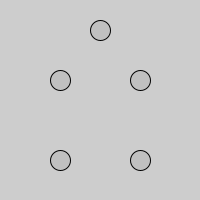
Frame 1 (no input)
Frame 60 (the mouse pressed at the canvas centre just before this capture): identical to frame 1, image omitted
Frame 120 (the mouse held since frame 60 and released just before this capture): identical to frame 1, image omitted

The Processing sketch that drew this single still picture (run headless with seeded random() and noise(); from frame 60 on, the mouse is pressed at the canvas centre):

// Processing sketch: processing_4827
// ── processing_4827.pde

/*
* a simple sketch by Cym - http://cymspace.net/
* as part of the processing lessons, September 29, 2009
* 
* connect dots in any order to create a small house
*
* five dots, each dot changes on mouseover and can be clicked
* if a dot is clicked a line starts from there to the mouseposition
* if the next dot is clicked, a line is drawn from the first dot to
* to the second dot
* the second dot becomes the first dot for the next line
*
* goal of the game is to connect the dots in in such a way that a
* little house is drawn with a cross in the middle
* you cannot draw a line again which was already drawn
* you solve the game if you finish the house with 8 lines
*
* Examples -> Topics -> Advanced Data -> ArrayListClass
* was used as an example to help with the arrays and classes
*
* Examples -> Topics -> GUI -> Button
* was used as an example to help with the buttons and mouseovers
*/

color dotColor = color(192);
color dotColorOver = color(255);
color dotColorClicked = color(255,255,0);

// arrays are used to store the dots and to store the lines
Dot[] dots = new Dot[5];
Line[] lines = new Line[8];

// 99 is just a number to indicate that no dot is selected
// it cannot be zero, because the first element in the array is zero
int selectedDot=99, startDot = 99, endDot = 99;

// the puzzle should be solved with just 8 lines
// each time a dot is clicked counts as a line
int totalLines = 0;

// if a dot is selected draw a line from that dot to the mouse position
boolean drawing;
boolean solved;

void setup() {
  size(200, 200);
  frameRate(15);
  
  drawing=false;
  solved=false;

/* create each dot, the coordinates are fix */  
  dots[0] = new Dot(60,160);
  dots[1] = new Dot(60,80);
  dots[2] = new Dot(100,30);
  dots[3] = new Dot(140,80);
  dots[4] = new Dot(140,160);

/* set the color for each dot and draw the dot */
  for(int i=0; i<5; i++) {
    dots[i].c = dotColor;
    dots[i].display(dots[i].c);
  }

/*  there are only eight lines possible
 *  each line has two possible directions
 *  the coordinates for each line are taken from the dots
 */
  lines[0] = new Line(0,1);
  lines[1] = new Line(0,3);
  lines[2] = new Line(0,4);
  lines[3] = new Line(1,2);
  lines[4] = new Line(1,3);
  lines[5] = new Line(1,4);
  lines[6] = new Line(2,3);
  lines[7] = new Line(3,4);
}

void draw() {
  background(205);
  
  /* draw the dots */
  for(int i=0; i<5; i++) {
    dots[i].display(dots[i].c);
  }

  /* draw the lines */
  for(int i=0; i<8; i++) {
    if (lines[i].visible==true) { lines[i].display(); }
  }
  
  /* draw a line on mouse movement */
  if (drawing==true) {     
    line(dots[selectedDot].x,dots[selectedDot].y,mouseX,mouseY);
  }
}

void mousePressed() {
  // do nothing on mousePress
}

void mouseReleased() {
  if(solved==false) {
    // each click counts for the answer
    // the puzzle needs to be solved with just 9 clicks
    totalLines++;
    
    // reset the last selected dot
    if(selectedDot!=99) {
      dots[selectedDot].c=dotColor;
    }
    
    /* find out which dot was selected */
    drawing=false;  
    for(int i=0; i<5; i++) {
      if((dots[i].selected()==true) && (i!=startDot)) {
        drawing=true;
        dots[i].c=dotColorClicked;
        selectedDot=i;
        break;
      }
    }
    
    if (drawing==true) {
      if(startDot==99) {
        startDot=selectedDot;
      } else if (endDot==99) {
        endDot=selectedDot;
        drawLine(startDot,endDot);
        if(totalLines==9) {
         checkResult();
        }
      }
      startDot=selectedDot;
      endDot=99;
    } else {
      startDot=99;
      endDot=99;
    }
  }
}

void mouseMoved() {
  if(solved==false) {
    for(int i=0; i<5; i++) {
      if(selectedDot==i) {
        // do not change on mouseover if the dot is the selected dot
      } else
      if(dots[i].selected()==true) {
        dots[i].c=dotColorOver;
      } else {
        dots[i].c=dotColor;
      }
    }
  }
}

/* mouseDrag is the same as mouseMove */
void mouseDragged() {
  mouseMoved();
}

class Dot {
  int x; // dot x position
  int y; // dot y position
  int s; // dot size
  color c; // dot color
  boolean selected;
  
  Dot(int localX, int localY) {
    x = localX;
    y = localY;
    s = 20;
    c = color(192);
  }
  
  void display(int dotColor) {
    fill(dotColor);
    ellipse(x,y,s,s);
  }
  
  boolean selected() {
/* this code makes a square over the circle */
/*   if (mouseX >= x-(s/2) && mouseX <= x+(s/2) && 
         mouseY >= y-(s/2) && mouseY <= y+(s/2)) {   */

/* code for circle taken from Examples -> Topics -> GUI -> Button */

    float disX = x - mouseX;
    float disY = y - mouseY;
  
    if(sqrt(sq(disX) + sq(disY)) < s/2 ) {
      return true;
    } else {
      return false;
    }    
  }
}

class Line {
  int startX, startY;
  int endX, endY;
  boolean visible;
  
  Line(int startDot, int endDot) {
    startX=dots[startDot].x;
    startY=dots[startDot].y;
    endX=dots[endDot].x;
    endY=dots[endDot].y;
    visible=false;
  }
  
  void display() {
    line(startX,startY,endX,endY);
  }
}

void drawLine(int startDot,int endDot) {
  
  /* set a and b to something different than from 0 to 4 */
  int a = 9;
  int b = 9;
  
  /* change the order of the selected dots, so that the 
   * dot with the lowest number comes first
   * then check which line fits to the selected dot combination
   */
  if(startDot < endDot) {
    a = startDot;
    b = endDot;
  } else if(startDot > endDot) {
    a = endDot;
    b = startDot;
  } else {
    drawing=false;
  }
  
  if(drawing==true) {
    if((a==0)&&(b==1)) { lines[0].visible=true; }
    if((a==0)&&(b==3)) { lines[1].visible=true; }
    if((a==0)&&(b==4)) { lines[2].visible=true; }
    if((a==1)&&(b==2)) { lines[3].visible=true; }
    if((a==1)&&(b==3)) { lines[4].visible=true; }
    if((a==1)&&(b==4)) { lines[5].visible=true; }
    if((a==2)&&(b==3)) { lines[6].visible=true; }
    if((a==3)&&(b==4)) { lines[7].visible=true; }
  }
 	
}

void checkResult() {
  int countLines=0;
  for(int i=0; i<8; i++) {
    if (lines[i].visible==true) { 
      countLines++;
    }
  }
  if(countLines==8) {
    for(int i=0; i<5; i++) {
      dots[i].c=color(192,0,0);
    }
    drawing=false;
    solved=true;
  }
}
